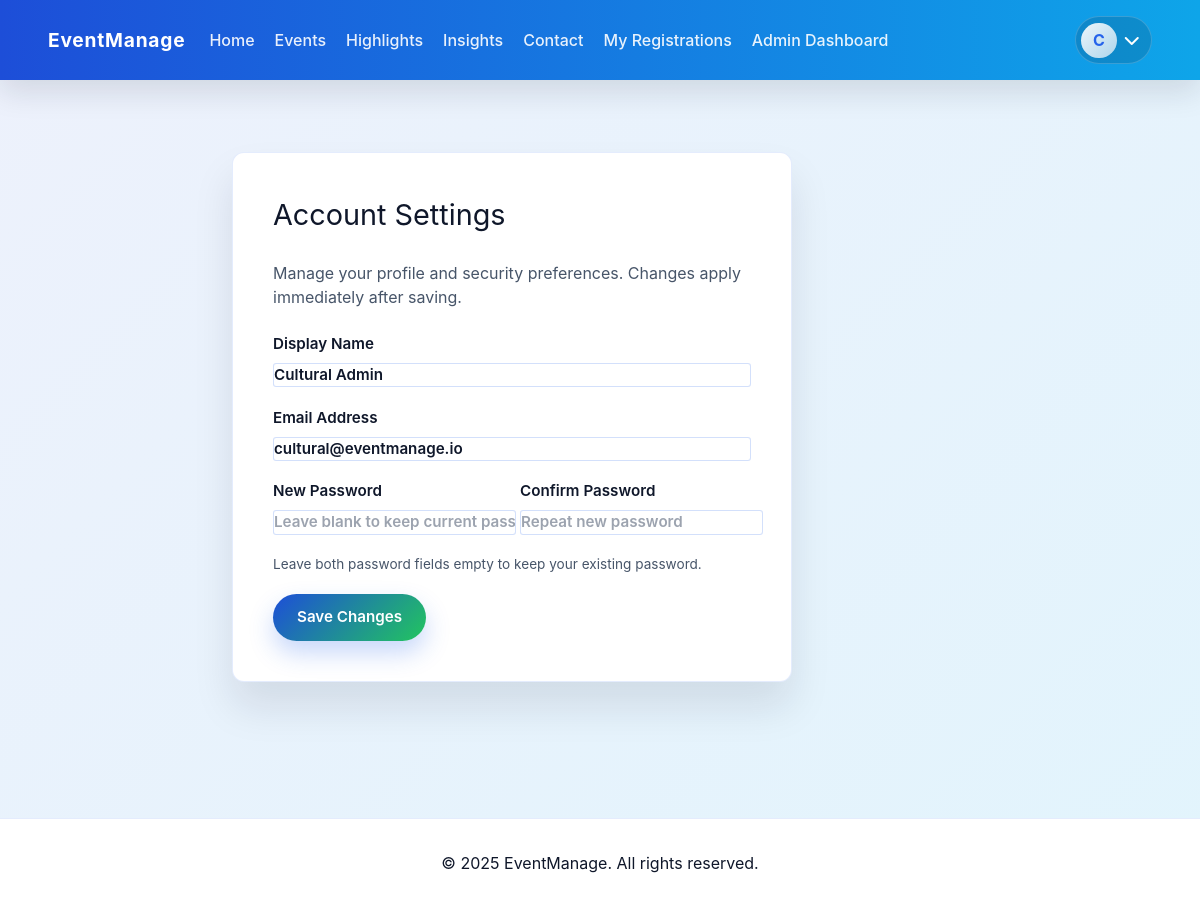
Page /auth/settings (signed in) on the committed database.
### app/models.py (models this page shows, shortened)
class User(UserMixin, db.Model):
    id = db.Column(db.Integer, primary_key=True)
    name = db.Column(db.String(120), nullable=False)
    email = db.Column(db.String(120), unique=True, nullable=False)
    password_hash = db.Column(db.String(256), nullable=False)
    is_admin = db.Column(db.Boolean, default=False, nullable=False)
    admin_scope = db.Column(db.String(50), default="super")
    created_at = db.Column(db.DateTime, default=datetime.utcnow)
    registrations = db.relationship("Registration", back_populates="user", cascade="all, delete-orphan")
    interests = db.relationship("EventInterest", back_populates="user", cascade="all, delete-orphan")

### app/auth.py (the view, shortened to what this page needs)
@auth_bp.route("/settings", methods=["GET", "POST"])
@login_required
def settings():
    return render_template("settings.html", display_name=current_user.name)

### app/__init__.py (called while the page is built)
def create_app():
    app = Flask(__name__, instance_relative_config=True)
    app.config.from_object("config.Config")
    os.makedirs(app.instance_path, exist_ok=True)
    db.init_app(app)
    login_manager.init_app(app)
    from .models import User, seed_admin, seed_sample_events
    @login_manager.user_loader
    def load_user(user_id):
        return User.query.get(int(user_id))
    from .auth import auth_bp
    from .events import events_bp
    from .admin import admin_bp
    app.register_blueprint(events_bp)
    app.register_blueprint(auth_bp)
    app.register_blueprint(admin_bp)
    @app.route("/")
    def home():
        return "App is live!"
    with app.app_context():
        db.create_all()
        seed_admin()
        seed_sample_events()
    return app

### app/events.py (called while the page is built)
@events_bp.app_context_processor
def inject_globals():
    return {"current_year": datetime.utcnow().year}

### app/templates/settings.html (shortened to what this page needs)
{% extends 'base.html' %}
{% block content %}
<section class="section">
  <div class="settings-card">
    <h1>Account Settings</h1>
    <p class="settings-card__intro">Manage your profile and security preferences. Changes apply immediately after saving.</p>
    <form method="post" class="form settings-form">
      <label>
        Display Name
        <input type="text" name="display_name" value="{{ display_name }}" required>
      </label>
      <label>
        Email Address
        <input type="email" value="{{ current_user.email }}" readonly>
      </label>
      <div class="form__row">
        <label>
          New Password
          <input type="password" name="password" minlength="8" placeholder="Leave blank to keep current password">
        </label>
        <label>
          Confirm Password
          <input type="password" name="confirm_password" minlength="8" placeholder="Repeat new password">
        </label>
      </div>
      <p class="settings-card__hint">Leave both password fields empty to keep your existing password.</p>
      <button class="btn btn--primary" type="submit">Save Changes</button>
    </form>
  </div>
</section>
{% endblock %}

### app/templates/base.html (shortened to what this page needs)
<!doctype html>
<html lang="en">
  <head>
    <link rel="stylesheet" href="https://cdnjs.cloudflare.com/ajax/libs/font-awesome/6.5.2/css/all.min.css" />
    <script src="https://cdn.tailwindcss.com"></script>
    <link rel="stylesheet" href="{{ url_for('static', filename='css/styles.css') }}">
  </head>
  <body>
    <header class="site-header">
      <nav class="navbar">
        <div class="navbar__left">
          <a class="navbar__brand" href="{{ url_for('events.home') }}">EventManage</a>
          <div class="navbar__links" id="navMenu">
            <a href="{{ url_for('events.home') }}">Home</a>
            <a href="{{ url_for('events.events_list') }}">Events</a>
            <a href="{{ url_for('events.home') }}#highlights">Highlights</a>
            <a href="{{ url_for('events.home') }}#insights">Insights</a>
            <a href="{{ url_for('events.home') }}#contact">Contact</a>
            {% if current_user.is_authenticated %}
              <a href="{{ url_for('events.my_registrations') }}">My Registrations</a>
              {% if current_user.is_admin %}
                <a href="{{ url_for('admin.dashboard') }}">Admin Dashboard</a>
              {% endif %}
            {% endif %}
          </div>
        </div>
        <div class="navbar__right">
          <div class="navbar__user">
            <button id="userToggle" class="navbar__user-button" aria-label="User menu" aria-haspopup="true" aria-expanded="false">
              <span class="navbar__avatar">
                {% if current_user.is_authenticated %}
                  {{ current_user.name[:1]|upper }}
                {% else %}
                  <i class="fa fa-user"></i>
                {% endif %}
              </span>
              <i class="fa fa-chevron-down"></i>
            </button>
          </div>
        </div>
      </nav>
    </header>
    <main class="container">
      {% block content %}{% endblock %}
    </main>
    <footer class="site-footer">
      <p>&copy; {{ current_year or 2025 }} EventManage. All rights reserved.</p>
    </footer>
  </body>
</html>

### app/static/css/styles.css (style rules this page uses)
:root { --color-primary: #2563eb; --color-primary-dark: #1e3a8a; --color-secondary: #f0f9ff; --color-accent: #22c55e; --color-text: #0f172a; --color-muted: #475569; --color-border: #cbd5f5; --color-success: #22c55e; --color-warning: #fbbf24; --color-danger: #ef4444; --gradient-start: #1d4ed8; --gradient-mid: #0ea5e9; --gradient-end: #22c55e; --radius: 0.75rem; --shadow: 0 25px 40px rgba(15, 23, 42, 0.1); font-size: 16px; }
* { box-sizing: border-box; }
body { margin: 0; font-family: 'Inter', system-ui, -apple-system, BlinkMacSystemFont, 'Segoe UI', sans-serif; background: linear-gradient(135deg, rgba(29, 78, 216, 0.08), rgba(14, 165, 233, 0.12)); color: var(--color-text); min-height: 100vh; display: flex; flex-direction: column; }
a { color: inherit; text-decoration: none; }
.container { flex: 1 0 auto; width: 100%; margin: 0; padding: 0 0 4rem; }
.site-header { background: linear-gradient(90deg, var(--gradient-start), var(--gradient-mid)); box-shadow: 0 12px 30px rgba(15, 23, 42, 0.12); position: sticky; top: 0; z-index: 10; }
.navbar { width: 100%; margin: 0; display: flex; align-items: center; justify-content: space-between; padding: 1rem clamp(1.5rem, 4vw, 3.5rem); position: relative; box-sizing: border-box; }
.navbar__brand { font-weight: 700; font-size: 1.2rem; color: white; letter-spacing: 0.04em; }
.navbar__left { display: flex; align-items: center; gap: 1.5rem; }
.navbar__right { display: flex; align-items: center; gap: 1rem; }
.navbar__links { display: flex; align-items: center; gap: 1.25rem; }
.navbar__links a { color: rgba(255, 255, 255, 0.9); font-weight: 500; position: relative; }
.navbar__links a::after { content: ''; position: absolute; left: 0; bottom: -0.35rem; width: 100%; height: 3px; background: rgba(255, 255, 255, 0.6); border-radius: 999px; transform: scaleX(0); transform-origin: left; transition: transform 0.2s ease; }
.navbar__user { position: relative; }
.navbar__user-button { display: flex; align-items: center; gap: 0.45rem; background: rgba(15, 23, 42, 0.15); border: 1px solid rgba(255, 255, 255, 0.18); border-radius: 999px; padding: 0.35rem 0.7rem 0.35rem 0.35rem; color: white; font-weight: 600; cursor: pointer; transition: background 0.2s ease, transform 0.2s ease; }
.navbar__avatar { display: inline-flex; align-items: center; justify-content: center; width: 2.2rem; height: 2.2rem; border-radius: 50%; background: linear-gradient(135deg, rgba(255, 255, 255, 0.92), rgba(241, 245, 249, 0.7)); color: var(--color-primary); font-weight: 700; }
.btn { display: inline-flex; align-items: center; justify-content: center; gap: 0.5rem; padding: 0.75rem 1.5rem; border-radius: 999px; border: none; cursor: pointer; font-weight: 600; font-size: 0.95rem; transition: transform 0.15s ease, box-shadow 0.15s ease; }
.btn--primary { background: linear-gradient(135deg, var(--gradient-start), var(--gradient-end)); color: white; box-shadow: 0 12px 25px rgba(37, 99, 235, 0.25); }
.section { margin: 0; padding: clamp(3rem, 6vw, 4.5rem) clamp(1.5rem, 5vw, 4rem); }
.form { display: grid; gap: 1.2rem; }
.form__row { display: grid; grid-template-columns: repeat(auto-fit, minmax(200px, 1fr)); gap: 1rem; }
label { display: grid; gap: 0.45rem; font-weight: 600; font-size: 0.95rem; }
input, textarea, select { padding: 0.8rem 1rem; border-radius: 0.2rem; border: 1px solid rgba(37, 99, 235, 0.2); font: inherit; background: #ffffff; transition: border-color 0.2s ease, box-shadow 0.2s ease; }
.settings-card { max-width: 560px; margin: 0 auto; background: white; padding: 2.5rem; border-radius: var(--radius); box-shadow: var(--shadow); border: 1px solid rgba(37, 99, 235, 0.12); display: grid; gap: 1.5rem; }
.settings-card h1 { margin: 0; font-size: 1.8rem; }
.settings-card__intro { margin: 0; color: var(--color-muted); }
.settings-card__hint { margin: 0; color: var(--color-muted); font-size: 0.85rem; }
.settings-form button { justify-self: flex-start; }
.site-footer { background: white; padding: 1.5rem; text-align: center; color: var(--color-text); border-top: 1px solid rgba(37, 99, 235, 0.12); margin-top: auto; }
.site-footer p { margin: 0.5rem 0; }

### rows in the picture
User: name "C", display_name "Cultural Admin", email "cultural@eventmanage.io"
